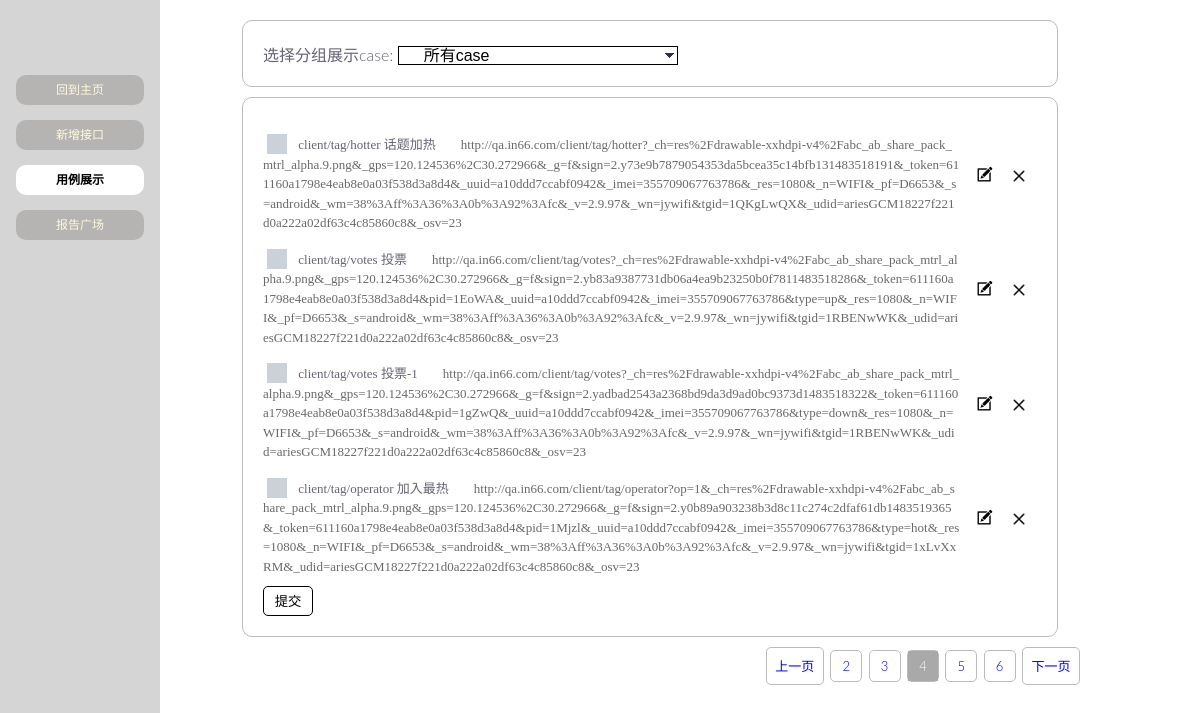
The page /cases/0/?page_num=4 on the database its author committed.
### web/app/models/model_cases.py (models this page shows, shortened)
class Cases(db.Model):
    __tablename__ = 'cases'
    id = db.Column('id', db.Integer, primary_key=True, autoincrement='auto')
    name = db.Column('name', db.Text, nullable=False)
    prior = db.Column('prior', db.String(2), nullable=False)
    description = db.Column('description', db.String)
    url = db.Column('url', db.Text, nullable=False)
    method = db.Column('method', db.String, nullable=False)
    headers = db.Column('headers', db.Text, nullable=False)
    params = db.Column('params', db.Text)
    data = db.Column('data', db.Text)
    cookies = db.Column('cookie', db.Text, nullable=False)
    tests = db.Column('tests', db.Text, nullable=False)
    group_id = db.Column('group_id', db.Integer, db.ForeignKey('group.id'))
    group = db.relationship('CaseGroups', backref=db.backref('cases', lazy='dynamic'))

### web/app/views/cases.py (the view)
@cases.route('/', methods=['get'])
@cases.route('/<int:group_id>/', methods=('get',))
def display(group_id=None):
    curr_page_num = request.args.get('page_num', '1')
    curr_page_num = int(curr_page_num) if re.match('^\d+$', curr_page_num) else 1  # 非数字则默认为1
    if group_id is None or group_id == 0:
        query_set = model_cases.Cases.query
        group_id = 0
    else:
        group = model_case_group.CaseGroups.query.filter_by(id=int(group_id)).first()
        if group is None:
            return "无该分组"
        query_set = model_cases.Cases.query.filter(model_cases.Cases.group_id == group.id)
    try:   # 如果当前页码不在分页后页码的范围内[1,Max], 则默认返回首页
        pagination = query_set.paginate(curr_page_num, CASES_PER_PAGE, True)
    except:
        pagination = query_set.paginate(1, CASES_PER_PAGE, True)
    page_number_items = _get_page_list(pagination.page, 5, pagination.pages)
    groups = model_case_group.CaseGroups.query.all()
    return render_template('case_select.html', pagination=pagination, groups=groups,
                           group_id=group_id, page_nums=page_number_items)

### web/app/views/cases.py (called while the page is built)
def _get_page_list(curr_page, per_page_items, page_count):
    if page_count <= 0:  # 总页码数为零,则说明无任何数据展示, 展示页空白
        return [1]
    if per_page_items >= page_count:  # 避免每页显示的页数大于总页数
        per_page_items = page_count
    if per_page_items <= 0:
        per_page_items = 1
    page_num_list = list()
    start_page = curr_page - per_page_items/2
    max_page_number = curr_page + per_page_items/2
    min_page_number = curr_page - per_page_items/2
    if page_count <= max_page_number:
        start_page = page_count - per_page_items + 1
    if 0 >= min_page_number:
        start_page = 1
    for index in xrange(per_page_items):
        page_num_list.append(start_page+index)
    return page_num_list

### web/templates/case_select.html (shortened to what this page needs)
{% extends "layout.html" %}
{% block css_path %}
    <link rel="stylesheet" type="text/css" href="{{ url_for('static', filename='css/case-select.css') }}">
{% endblock %}
{% block body %}
    <div class="group-select">
        <div class="case-description">选择分组展示case:</div>
        <select class="case-group-select">
            <option value="0" {%if 0 == group_id%}selected="selected"{%endif%}>所有case</option>
        </select>
    </div>
    <div class="case-board">
        {% for case in pagination.items %}
        <div class="case-wrapper">
            <div class="case-info">
                <input type="checkbox" class="option-input" name="case" value={{case.id}}>
                {{case.name}}<span class="url">{{case.url}}</span>
            </div>
            <div class="case-update"><a href="/cases/update-board/{{case.id}}/" target="_blank" class="update"></a></div>
            <div class="case-delete"><button class="delete"></button></div>
        </div>
        {% endfor %}
        <button id="btn-submit">提交</button>
    </div>
    <div class="page-items">
        {% if pagination.page > 1 %}
            <div class="page-item page-item-side">
                <a href="{{url_for('cases.display', group_id=group_id, page_num=pagination.page-1)}}">上一页</a>
            </div>
        {% endif %}
        {% for page_num in page_nums %}
            <div class="page-item {% if page_num == pagination.page %}current-page{% endif %}">
                <a href="{{url_for('cases.display', group_id=group_id, page_num=page_num)}}">{{page_num}}</a>
            </div>
        {% endfor %}
        {% if pagination.page < pagination.pages %}
            <div class="page-item page-item-side">
                <a href="{{url_for('cases.display', group_id=group_id, page_num=pagination.page+1)}}">下一页</a>
            </div>
        {% endif %}
    </div>
{% endblock %}

### web/static/css/layout.css (style rules this page uses)
html { height: 100%; background-color: #fff; }
body { background-color: #fff; line-height: normal; font-weight: 300; font-family: 'Lato', Helvetica, Arial, sans-serif; color: #646473; width: 80%; min-height: 100%; margin: 0 auto; }

### web/static/css/case-select.css (style rules this page uses)
body { -webkit-box-orient: horizontal; -moz-box-orient: horizontal; box-orient: horizontal; -webkit-box-pack: start; -moz-box-pack: start; box-pack: start; -webkit-box-align: stretch; -moz-box-align: stretch; box-align: stretch; background: #fff; }
.group-select { width: 90%; margin: 0 auto; border: solid 1px #BBBBBB; border-radius: 10px; padding: 20px; margin-bottom: 10px; }
.case-description { display: inline-block; font-size: 16px; }
select { width: 280px; margin-top: 5px; appearance: none; -moz-appearance: none; -webkit-appearance: none; padding-left: 25px; font-size: 16px; background: #E6E6E6 url("../image/arrow.png") no-repeat scroll right center; background-color: white; border: solid 1px black; border-radius: 0; }
.case-board { width: 90%; margin: 0 auto; border: solid 1px #BBBBBB; border-radius: 10px; padding: 20px; }
.option-input { -webkit-appearance: none; -moz-appearance: none; -ms-appearance: none; -o-appearance: none; appearance: none; position: relative; top: 13.33333px; width: 20px; height: 20px; -webkit-transition: all 0.15s ease-out 0; -moz-transition: all 0.15s ease-out 0; transition: all 0.15s ease-out 0; background: #cbd1d8; border: none; color: #fff; cursor: pointer; display: inline-block; outline: none; position: relative; margin-right: 0.5rem; z-index: 1000; }
.case-wrapper { width: 100%; display: table; }
.case-wrapper > div { display: table-cell }
.case-info { width: 90%; font-family: -webkit-pictograph; font-size: 13px; word-wrap: break-word; word-break: break-all; line-height: 1.5em; }
.case-update { vertical-align: middle; padding-left: 15px; width: 5% }
.case-delete { vertical-align: middle; padding-left: 15px; width: 5% }
.delete { width: 12px; height: 12px; margin-left:0; margin-top: 0px; background: url("../image/cancel.png"); background-size: 100%; background-repeat: no-repeat; cursor: pointer; border: 0; padding: 0; }
.update { display: inline-block; width: 20px; height: 20px; margin-left:0; margin-top: 0px; background: url("../image/modify.png"); background-size: 100%; background-repeat: no-repeat; cursor: pointer; border: 0; padding: 0; }
.case-board .url { margin-left:25px; color: dimgrey; }
input { height:40px; line-height:40px; margin-bottom: 8px; }
.page-items { margin: 0 auto; margin-top: 10px; text-align: right; }
.page-item { cursor: pointer; width: 30px; height: 30px; line-height: 30px; font-size: 13px; display: inline-block; vertical-align: middle; border: solid 1px #BBBBBB; border-radius: 5px; margin-left: 2px; text-align: center; }
.page-item a { text-decoration: none; width: 100%; height: 100%; display: block; }
.page-item-side { width: 50px; padding: 3px; }
.current-page a { background-color: darkgray; color: white; }
#btn-submit { margin-top: 10px; width: 50px; height: 30px; line-height: 25px; border: solid 1px black; border-radius: 5px; background-color: #fff; cursor: pointer }

### rows shown on the page
Cases: name "client/tag/hotter 话题加热", url "http://qa.in66.com/client/tag/hotter?_ch=res%2Fdrawable-xxhdpi-v4%2Fabc_ab_share_pack_mtrl_alpha.9.png&_gps=120.124536%2C30.272966&_g=f&sign=2.y73e9b7879054353da5bcea35c14bfb131483518191&_token=611160a1798e4eab8e0a03f538d3a8d4&_uuid=a10ddd7ccabf0942&_imei=355709067763786&_res=1080&_n=WIFI&_pf=D6653&_s=android&_wm=38%3Aff%3A36%3A0b%3A92%3Afc&_v=2.9.97&_wn=jywifi&tgid=1QKgLwQX&_udid=ariesGCM18227f221d0a222a02df63c4c85860c8&_osv=23"
Cases: name "client/tag/votes 投票", url "http://qa.in66.com/client/tag/votes?_ch=res%2Fdrawable-xxhdpi-v4%2Fabc_ab_share_pack_mtrl_alpha.9.png&_gps=120.124536%2C30.272966&_g=f&sign=2.yb83a9387731db06a4ea9b23250b0f7811483518286&_token=611160a1798e4eab8e0a03f538d3a8d4&pid=1EoWA&_uuid=a10ddd7ccabf0942&_imei=355709067763786&type=up&_res=1080&_n=WIFI&_pf=D6653&_s=android&_wm=38%3Aff%3A36%3A0b%3A92%3Afc&_v=2.9.97&_wn=jywifi&tgid=1RBENwWK&_udid=ariesGCM18227f221d0a222a02df63c4c85860c8&_osv=23"
Cases: name "client/tag/votes 投票-1", url "http://qa.in66.com/client/tag/votes?_ch=res%2Fdrawable-xxhdpi-v4%2Fabc_ab_share_pack_mtrl_alpha.9.png&_gps=120.124536%2C30.272966&_g=f&sign=2.yadbad2543a2368bd9da3d9ad0bc9373d1483518322&_token=611160a1798e4eab8e0a03f538d3a8d4&pid=1gZwQ&_uuid=a10ddd7ccabf0942&_imei=355709067763786&type=down&_res=1080&_n=WIFI&_pf=D6653&_s=android&_wm=38%3Aff%3A36%3A0b%3A92%3Afc&_v=2.9.97&_wn=jywifi&tgid=1RBENwWK&_udid=ariesGCM18227f221d0a222a02df63c4c85860c8&_osv=23"
Cases: name "client/tag/operator 加入最热", url "http://qa.in66.com/client/tag/operator?op=1&_ch=res%2Fdrawable-xxhdpi-v4%2Fabc_ab_share_pack_mtrl_alpha.9.png&_gps=120.124536%2C30.272966&_g=f&sign=2.y0b89a903238b3d8c11c274c2dfaf61db1483519365&_token=611160a1798e4eab8e0a03f538d3a8d4&pid=1Mjzl&_uuid=a10ddd7ccabf0942&_imei=355709067763786&type=hot&_res=1080&_n=WIFI&_pf=D6653&_s=android&_wm=38%3Aff%3A36%3A0b%3A92%3Afc&_v=2.9.97&_wn=jywifi&tgid=1xLvXxRM&_udid=ariesGCM18227f221d0a222a02df63c4c85860c8&_osv=23"

### other values the page prints
{{ page_num }} "2" "3" "4" "5" "6"
